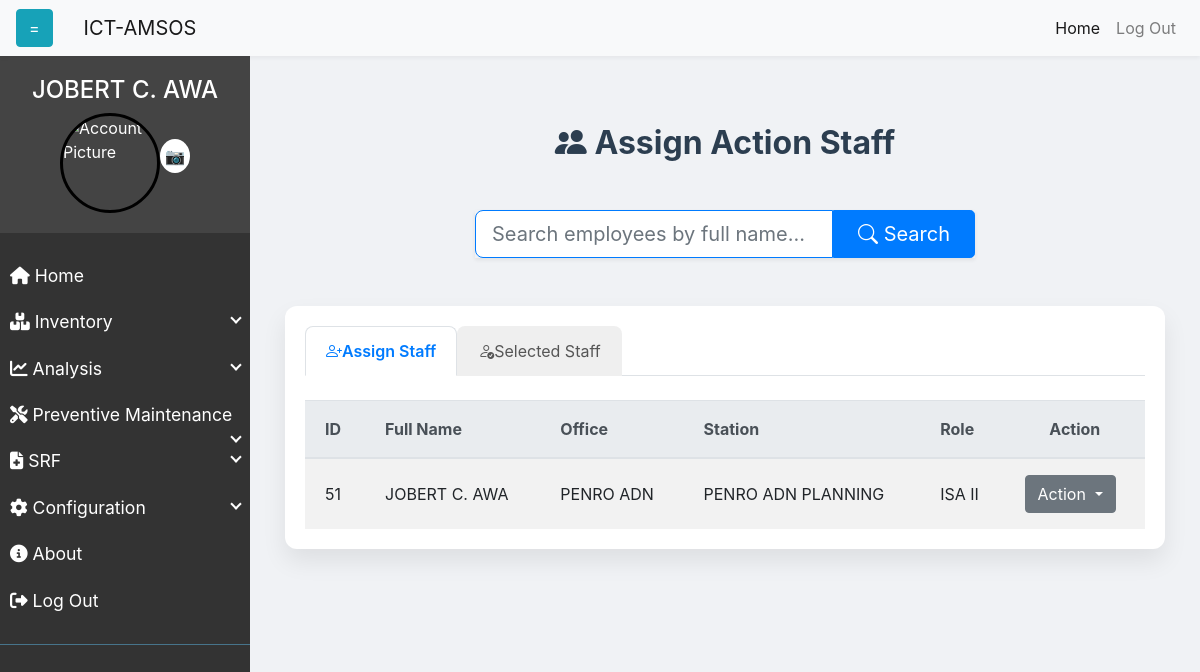
The app's page /mainmenu.php?dir=assignactionstaff (signed in) with its own data.
### tables this page shows
CREATE TABLE `useremployee` (
  `id` int(11) NOT NULL,
  `Full_Name` text NOT NULL,
  `Office` text NOT NULL,
  `Station` text NOT NULL,
  `Position` text NOT NULL,
  `Designation` text NOT NULL,
  `Div_Sec_Unit` text NOT NULL,
  `Salary_Grade` text NOT NULL,
  `Employment_Status` text NOT NULL,
  `User_Role` text NOT NULL,
  `Date_Created` text NOT NULL,
  `Account_Created_By` text NOT NULL,
  `Contact_Number` text NOT NULL,
  `Signature_dir` text NOT NULL,
  `username` text NOT NULL,
  `password` longtext NOT NULL,
  `login_attempts` int(11) NOT NULL,
  `Profile_Link` text NOT NULL,
  `Signatory_Station` text NOT NULL,
  `last_name` text NOT NULL,
  `first_name` text NOT NULL,
  `middle_initial` text NOT NULL,
  `suffix` text NOT NULL,
  `gender` text NOT NULL,
  `ticketid` text NOT NULL,
  `password_dcryp` text NOT NULL
);

### fetch_assigactionstaff.php (the view, shortened to what this page needs)
<?php
 $office = $_SESSION['OfficeSRF'];
$sql = "SELECT id, Full_Name, Office, Station, Position, User_Role FROM useremployee WHERE Office = ?";
$stmt = $conn->prepare($sql);
if (!empty($_POST['search'])) {
    $stmt->bind_param("ss", $office, $search);
} else {
    $stmt->bind_param("s", $office);
}
$stmt->execute();
$result = $stmt->get_result();
if ($result->num_rows > 0) {
    while ($row = $result->fetch_assoc()) {
        echo "<tr>";
        echo "<td>" . htmlspecialchars($row['id']) . "</td>";
        echo "<td>" . strtoupper($row['Full_Name']) . "</td>";
        echo "<td>" . htmlspecialchars($row['Office']) . "</td>";
        echo "<td>" . htmlspecialchars($row['Station']) . "</td>";
        echo "<td>" . htmlspecialchars($row['Position']) . "</td>";
      echo  "<td>
        <div class='dropdown'>
        <button class='btn btn-secondary dropdown-toggle' type='button' id='dropdownMenuButton{$row['id']}' data-bs-toggle='dropdown' aria-expanded='false'>
            Action
        </button>
        <ul class='dropdown-menu' aria-labelledby='dropdownMenuButton{$row['id']}'>
            <li><a class='dropdown-item bg-success text-white' href='#' data-bs-toggle='modal' data-bs-target='#add{$row['id']}'>Add</a></li>
        </ul>
    </div>
    </td>";
                        $sql = "SELECT DISTINCT Office FROM signatory_setup";
                        $result = $conn->query($sql);
        echo "</tr>";
    }
} else {
    echo "<tr><td colspan='4'>No results found</td></tr>";
}
?>

### css/mainmenu.css (style rules this page uses)
body { display: flex; min-height: 100vh; flex-direction: column; }

### assignactionstaff.php (style rules this page uses)
body { background-color: #f0f2f5; font-family: 'Inter', sans-serif; color: #333; }
.table th, .table td { padding: 1rem 1.25rem; vertical-align: middle; }

### records on screen
useremployee: id "51", Full_Name "JOBERT C. AWA", Office "PENRO ADN", Station "PENRO ADN PLANNING", Position "ISA II"

### other values on screen
$_SESSION['Full_NameSRF'] "JOBERT C. AWA"
